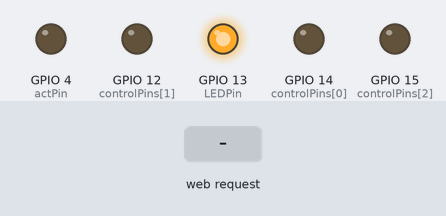
Recording of a sketch running on a simulated ESP8266 (NodeMCU). Shown: output pins drawn as LEDs (lit = HIGH). The test bench sets the inputs (shaded band). WiFi joins after 1.5 s; servers stay silent unless stated; what the sketch prints to the serial monitor is not drawn.

Above: at 3.7 s.
3.8 s: HTTP request GET /XNext received
At 4.8 s:
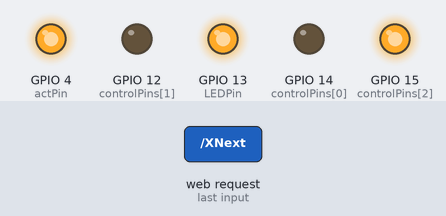
5.3 s: HTTP request GET / received
At 6.0 s:
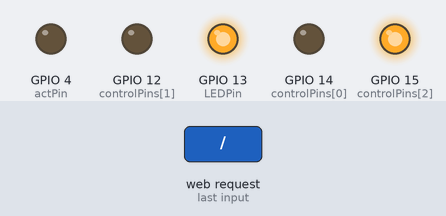
6.8 s: HTTP request GET /XBack received
At 7.1 s:
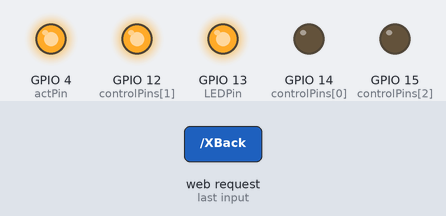
8.3 s: HTTP request GET /YNext received
At 9.5 s:
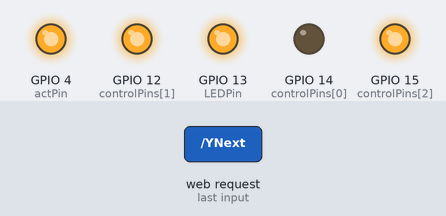
9.8 s: HTTP request GET /YBack received
At 10.6 s:
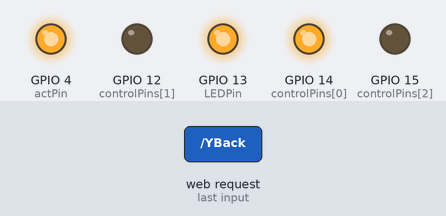
11.3 s: HTTP request GET /ZNext received
At 11.7 s:
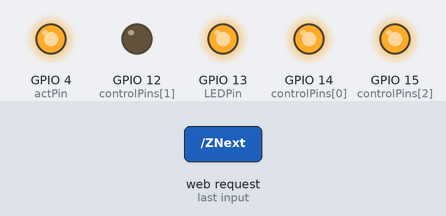
Timing chart, 0 to 13.8 s (numbered marks = the images above; inputs shaded):
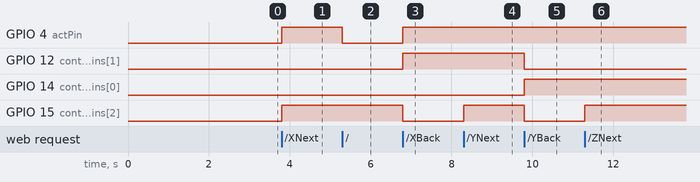

Measured:
- after the input at 3.8 s, GPIO 4 (actPin), GPIO 15 (controlPins[2]): LOW → HIGH at once
- after the input at 5.3 s, GPIO 4 (actPin): HIGH → LOW at once
- after the input at 6.8 s, GPIO 4 (actPin), GPIO 12 (controlPins[1]): LOW → HIGH at once; GPIO 15 (controlPins[2]): HIGH → LOW at once
- after the input at 8.3 s, GPIO 15 (controlPins[2]): LOW → HIGH at once
- after the input at 9.8 s, GPIO 12 (controlPins[1]), GPIO 15 (controlPins[2]): HIGH → LOW at once; GPIO 14 (controlPins[0]): LOW → HIGH at once
- after the input at 11.3 s, GPIO 15 (controlPins[2]): LOW → HIGH at once

The sketch:

nodemcu_control_motors_connected_to_mega.ino
```cpp
#include <ESP8266WiFi.h>
#include <WiFiClient.h>
#include <ESP8266WebServer.h>
#include <WebSocketsServer.h>
#include <Hash.h>

/* Wifi baglantı bilgileri sabit olarak tanımlanır. */
const char* ssid = "AndroidAP";
const char* password = "YoYoYoYo";
/* Kullanıcılara gönderilecek olan html sayfaları sabit stringler olarak tanımlanır. */
const String homePage = "<!DOCTYPE html><html><head><meta name=\"viewport\" content=\"width=device-width, initial-scale=1\"><title>CrazyRob</title><style>html,body{height:100%;}body{color:#333;font-family:'Ubuntu',cursive;display:flex;justify-content:center;flex-direction:column;align-items:center;}div{max-width:70%;display:flex;justify-content:space-between;flex-wrap:wrap;}a{width:40px;display:inline-block;padding:2em;margin:0.5em;text-decoration:none;color:#333;box-shadow: 0px 1px 5px 0 rgba(0,0,0,0.3);}a:hover,a:active{box-shadow: 0px 1px 5px 0 rgba(0,0,0,0.5);}</style></head><body><h1>CrazyRob</h1><div><a href=\"XNext\">Ileri</a><a href=\"XBack\">Geri</a><a href=\"YNext\">Asagi</a><a href=\"YBack\">Yukari</a><a href=\"ZNext\">Sag</a><a href=\"ZBack\">Sol</a><a href=\"GOpen\">Gripper Kapat</a><a href=\"GClose\">Gripper Ac</a></div></body></html>";
const String stopPage = "<!DOCTYPE html><html><head><meta name=\"viewport\" content=\"width=device-width, initial-scale=1\"><title>CrazyRob</title><style>html,body{height:100%;}body{color:#333;font-family:'Ubuntu',cursive;display:flex;justify-content:center;flex-direction:column;align-items:center;}div{max-width:70%;display:flex;justify-content:space-between;flex-wrap:wrap;}a{width:40px;display:inline-block;padding:2em;margin:0.5em;text-decoration:none;color:#333;box-shadow: 0px 1px 5px 0 rgba(200,0,0,0.3);}a:hover,a:active{box-shadow: 0px 1px 5px 0 rgba(200,0,0,0.5);}</style></head><body><h1>CrazyRob</h1><div><a href=\"/\">Dur</a></div></body></html>";

/* WebSocket sunucusu ve web sunucusu örneklenir. */
WebSocketsServer webSocket = WebSocketsServer(81);
ESP8266WebServer server(80);

int LEDPin = 13; // LED'in bağlandığı pin -> D7
int controlPins[] = {14, 12, 15}; // Kontrol pinleri -> D5, D6, D8
int actPin = 4; // Hareket kontrol pini -> D2

void setup(void){

  /* LED pini OUTPUT moduna getirilir ve başlangıçta LOW verilir. */
  pinMode(LEDPin, OUTPUT);
  digitalWrite(LEDPin, LOW);

  /* Kontrol pinleri OUTPUT moduna getirilir ve LOW verilir.*/
  for(int i=0; i<3; i++) {
    pinMode(controlPins[i], OUTPUT);
    digitalWrite(controlPins[i], LOW);
  }

  /* Aynı işlem hareket pini için yapılır. Bu pin hareketi durdurmak için kullanılır.*/
  pinMode(actPin, OUTPUT);
  digitalWrite(actPin, LOW);

  delay(1000);

  /* Serial 115200 baudrate ile başlatılır. */
  Serial.begin(115200);

  /* Wifi bağlantısı başlatılır. */
  WiFi.begin(ssid, password);
  Serial.println("");

  /* Bağlanılana kadar Serial Monitor'e . yazılır. Bir kez bağlandıktan sonra bağlantı kopsa bile kütüphane tekrar bağlanma işlemini kendisi yapar. */
  while (WiFi.status() != WL_CONNECTED) {
    delay(500);
    Serial.print(".");
  }

  /* Wifi bağlantısı kurulduktan sonra LED yakılır ve yerel IP adresi Serial Monitöre yazılır. */
  Serial.println("");
  Serial.print("Connected to ");
  Serial.println(ssid);
  Serial.print("IP address: ");
  Serial.println(WiFi.localIP());
  digitalWrite(LEDPin, HIGH);

  /* İstek gönderilen URL'lere göre sayfalar gönderilir. */
  server.on("/", [](){
    digitalWrite(actPin, LOW);
    server.send(200, "text/html", homePage);
  });

  server.on("/XNext", [](){
    server.send(200, "text/html", stopPage);
    writeControlPins(false, false, true);
    digitalWrite(actPin, HIGH);
    delay(1000);
  });

  server.on("/XBack", [](){
    server.send(200, "text/html", stopPage);
    writeControlPins(false, true, false);
    digitalWrite(actPin, HIGH);
    delay(1000);
  });

  server.on("/YNext", [](){
    server.send(200, "text/html", stopPage);
    writeControlPins(false, true, true);
    digitalWrite(actPin, HIGH);
    delay(1000);
  });

  server.on("/YBack", [](){
    server.send(200, "text/html", stopPage);
    writeControlPins(true, false, false);
    digitalWrite(actPin, HIGH);
    delay(1000);
  });

  server.on("/ZNext", [](){
    server.send(200, "text/html", stopPage);
    writeControlPins(true, false, true);
    digitalWrite(actPin, HIGH);
    delay(1000);
  });

  server.on("/ZBack", [](){
    server.send(200, "text/html", stopPage);
    writeControlPins(true, true, false);
    digitalWrite(actPin, HIGH);
    delay(1000);
  });

  server.on("/GOpen", [](){
    server.send(200, "text/html", stopPage);
    writeControlPins(false, false, false);
    digitalWrite(actPin, HIGH);
    delay(1000);
  });

  server.on("/GClose", [](){
    server.send(200, "text/html", stopPage);
    writeControlPins(true, true, true);
    digitalWrite(actPin, HIGH);
    delay(1000);
  });

  /* Sunucu başlatılır. */
  server.begin();
  webSocket.begin();
  webSocket.onEvent(webSocketEvent);
  Serial.println("Web server started!");
}

void loop(void){
  webSocket.loop();
  server.handleClient();
  if (Serial.available() > 0){
    char c[] = {(char)Serial.read()};
    webSocket.broadcastTXT(c, sizeof(c));
  }
}

void writeControlPins(bool i0, bool i1, bool i2) {
  /* Bu fonksiyon ile kontrol pinlerine değerleri yazılır. */
  digitalWrite(controlPins[0], i0?HIGH:LOW);
  digitalWrite(controlPins[1], i1?HIGH:LOW);
  digitalWrite(controlPins[2], i2?HIGH:LOW);
}

void webSocketEvent(uint8_t num, WStype_t type, uint8_t * payload, size_t length){
  if (type == WStype_TEXT){
   for(int i = 0; i < length; i++) Serial.print((char) payload[i]);
   Serial.println();
  }
}
```
